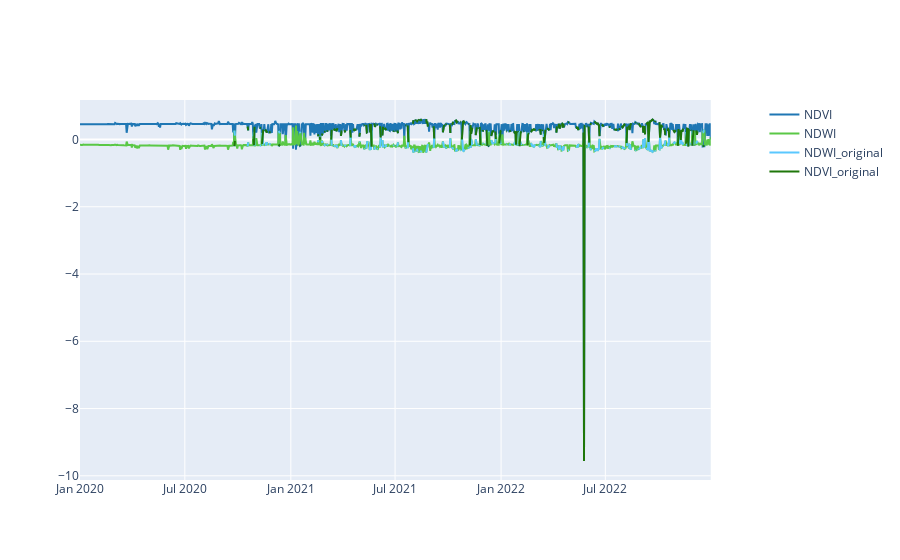

Notebook source saved alongside this figure:
### Code cell
fig = make_subplots(specs=[[{"secondary_y": True}]])
fig.add_trace(go.Scatter(
        name='NDVI',
        x=inputed_df['date'],
        y=inputed_df['ndvi'],
        mode='lines',
        line=dict(color='rgb(31, 119, 180)'),
    ))
fig.add_trace(go.Scatter(
        name='NDWI',
        x=inputed_df['date'],
        y=inputed_df['ndwi'],
        mode='lines',
        line=dict(color='rgb(90, 200, 70)'),
    ))

fig.add_trace(go.Scatter(
        name='NDWI_original',
        x=df['date'],
        y=df['ndwi'],
        mode='lines',
        line=dict(color='rgb(90, 200, 270)'),
    ))

fig.add_trace(go.Scatter(
        name='NDVI_original',
        x=df['date'],
        y=df['ndvi'],
        mode='lines',
        line=dict(color='rgb(31, 119, 010)'),
    ))

### Figure 1 — Plotly figure (JSON) as saved in the notebook; plotly's stock layout.template omitted (floating-point values rounded to 4 significant figures; data arrays with more than 128 entries replaced by an {"elided": "..."} marker saying what was removed)
{"data": [{"line": {"color": "rgb(31, 119, 180)"}, "mode": "lines", "name": "NDVI", "type": "scatter", "x": {"elided": "1096 str values"}, "y": {"elided": "1096 float values"}}, {"line": {"color": "rgb(90, 200, 70)"}, "mode": "lines", "name": "NDWI", "type": "scatter", "x": {"elided": "1096 str values"}, "y": {"elided": "1096 float values"}}, {"line": {"color": "rgb(90, 200, 270)"}, "mode": "lines", "name": "NDWI_original", "type": "scatter", "x": {"elided": "1096 str values"}, "y": {"elided": "1096 float values"}}, {"line": {"color": "rgb(31, 119, 010)"}, "mode": "lines", "name": "NDVI_original", "type": "scatter", "x": {"elided": "1096 str values"}, "y": {"elided": "1096 float values"}}], "layout": {"xaxis": {"anchor": "y", "domain": [0, 0.94]}, "yaxis": {"anchor": "x", "domain": [0, 1]}, "yaxis2": {"anchor": "x", "overlaying": "y", "side": "right"}}}
